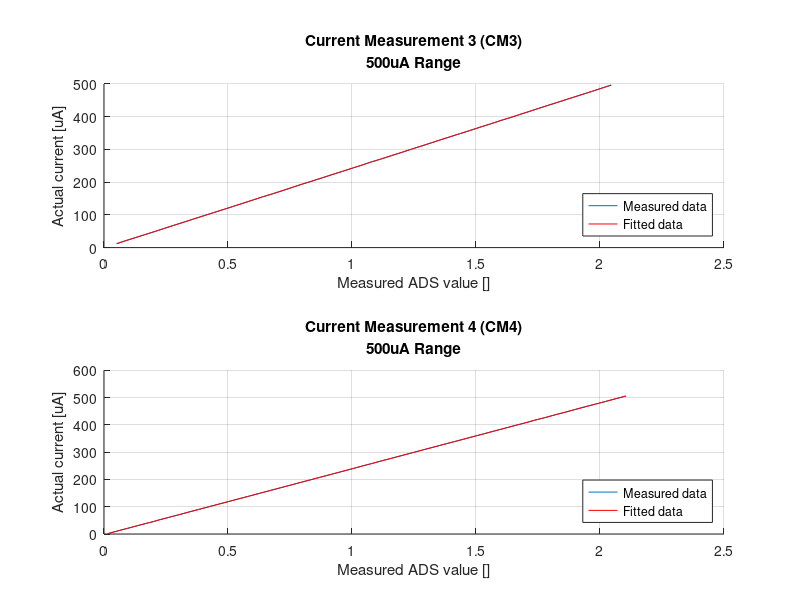
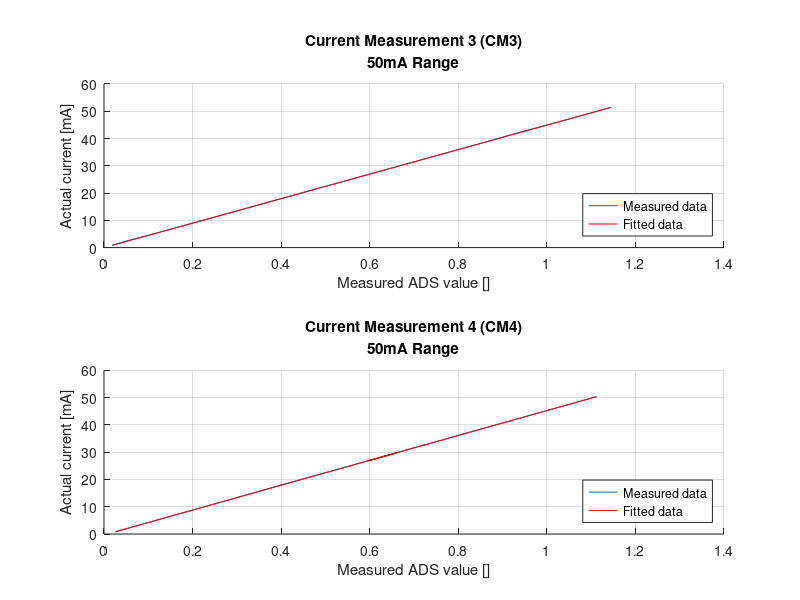

Source code (MATLAB) for these figures, in order:
files = dir('*.csv');
VM1 = [] 
VM2 = [] 
%vm1, vm2


CM3_500 = [
% 500mA range 
% [measured Value from ADS] <=> [applied Current]
%V - mA

0.05102234666707357,0.012;
0.0855872008300845,0.021;
0.12782842886679738,0.031;
0.16629078896170782,0.04;
0.20909545208322203,0.05;
0.24386820883338042,0.059;
0.2807341059425808,0.068;
0.3230996940589451,0.078;
0.35979774320787944,0.087;
0.40454829825056643,0.098;
0.44236482517109066,0.107;
0.485390360949409,0.117;
0.5217263925658613,0.126;
0.5590969779737699,0.135;
0.6029056770757834,0.146;
0.6384104798162827,0.155;
0.6802610798727408,0.164;
0.7169862135789,0.173;
0.763352305239145,0.185;
0.7976589024269289,0.194;
0.8344927558346238,0.202;
0.8797300699620818,0.213;
0.9190526508533547,0.223;
0.9620598759450983,0.233;
1.0026542866080215,0.243;
1.0440021057289561,0.253;
1.0774481006477403,0.262;
1.1147599392695564,0.27;
1.159480357973923,0.281;
1.1976203736905955,0.29;
1.2400569157174355,0.301;
1.278929358897086,0.31;
1.3196641514904135,0.32;
1.3548492801611338,0.329;
1.3924476047333123,0.338;
1.4342211473171034,0.348;
1.473062691213159,0.357;
1.5204362521076362,0.369;
1.5593388316256078,0.378;
1.6013931380702062,0.389;
1.6391757139260401,0.397;
1.6731004570042196,0.406;
1.7150796133393356,0.416;
1.7507534084580114,0.425;
1.790842367876953,0.435;
1.8248800268556737,0.443;
1.8700189210427935,0.454;
1.9074169724805645,0.463;
1.9454417834608726,0.472;
1.9707948363863863,0.478;
1.9785761152352543,0.48;
2.009341120461429,0.488;
2.045239221490642,0.497
]
CM4_500 = [0.01480419009544445,0.001;
0.05791097954543723,0.012;
0.09564816015747195,0.021;
0.13985130196611,0.032;
0.17894843252893478,0.041;
0.1987071892333162,0.045;
0.22232034546162008,0.052;
0.26064919013359167,0.061;
0.2999469753034614,0.07;
0.3427894042160356,0.081;
0.38118958427112015,0.09;
0.4266054275926789,0.101;
0.464277757856429,0.11;
0.5100704961433117,0.121;
0.5480048981086586,0.13;
0.5861792463626583,0.139;
0.6311007011467069,0.15;
0.6691453487041372,0.159;
0.7134106705526012,0.17;
0.7515747190454029,0.179;
0.7962905600781258,0.19;
0.834480930182878,0.199;
0.8723783293024393,0.208;
0.9176644719274287,0.219;
0.955559963683805,0.228;
1.0010189134133407,0.239;
1.0394805105629772,0.249;
1.0828150391772398,0.259;
1.1215882994712791,0.269;
1.1602822134568287,0.278;
1.2052078644398838,0.289;
1.2436793798780814,0.298;
1.2878409411692897,0.309;
1.3260656438113692,0.318;
1.3706098221574563,0.329;
1.4098583973571572,0.338;
1.448432910407337,0.347;
1.4917796461459816,0.358;
1.5308119263605213,0.367;
1.5752050415423704,0.378;
1.6133355204431183,0.387;
1.6581020973365588,0.398;
1.697472362307452,0.407;
1.7340559696652957,0.417;
1.7795439113152403,0.427;
1.8181111763853182,0.437;
1.8621003120446167,0.447;
1.9002590199205016,0.457;
1.9446013992416322,0.468;
1.9841326456653263,0.477;
2.0220075378993063,0.486;
2.0665707898772423,0.497;
2.104917182290514,0.506
]
CM3_50 = [0.018594502216356015,0.8;
0.04742086350146105,2.3;
0.10519603878813771,4.7;
0.17624646184129214,7.9;
0.2480819555813261,11.1;
0.32211625760084217,14.4;
0.3795935027580471,17.0;
0.4258691854033312,19.1;
0.49555965850569533,22.3;
0.5267873900405123,23.6;
0.5768175263788327,25.9;
0.6274225419810636,28.2;
0.7016300325777629,31.5;
0.7453357340677953,33.5;
0.7944736059082481,35.7;
0.8348368441531687,37.5;
0.876826300249483,39.4;
0.9125473979751432,41.1;
0.9414798086533251,42.4;
1.0113205819746545,45.4;
1.0978744344668159,49.3;
1.1446521351023486,51.4

]
CM4_50 = [0.025617794935569264,0.8;
0.1193440959479977,5.1;
0.13891516811499113,6.0;
0.20975616269045028,9.2;
0.26413317972701816,11.7;
0.33570698323809234,15.0;
0.3879485164529147,17.4;
0.45834051773466294,20.6;
0.5092785589489666,22.9;
0.5663129143746518,25.5;
0.6612324617955153,29.8;
0.5982215745664563,26.9;
0.7251928344179869,32.8;
0.718938972007538,32.4;
0.753453090309832,34.0;
0.8029365763593777,36.3;
0.8307268579624781,37.6;
0.9023609341501933,40.8;
0.9419333796186797,42.6;
0.9678899222558767,43.8;
1.0345000038147263,46.8;
1.112241075447658,50.4
]

CM3_500 = [1000* CM3_500(:,2),CM3_500(:,1)]
CM4_500 = [1000* CM4_500(:,2),CM4_500(:,1)]
CM3_50 = [ CM3_50(:,2),CM3_50(:,1)]
CM4_50 = [CM4_50(:,2),CM4_50(:,1)]


figure
subplot(2,1,1);
%Messung , VM1, VM2

hold on
title({'Current Measurement 3 (CM3)','500uA Range'})
plot(CM3_500(:,2),CM3_500(:,1))

p = polyfit(CM3_500(:,2), CM3_500(:,1),1)
poly = p(1)*CM3_500(:,2) + p(2)

plot(CM3_500(:,2), poly, 'r')
s = strcat(num2str(p(1)), ' * x ' ,num2str(p(2)))
 xlabel('Measured ADS value []');
 ylabel('Actual current [uA]');
 %legend({'500uA',  s},'Location','southeast');
legend({'Measured data','Fitted data' },'Location','southeast');
grid on;

subplot(2,1,2);
title({'Current Measurement 4 (CM4)','500uA Range'})
hold on
plot(CM4_500(:,2),CM4_500(:,1))

p = polyfit(CM4_500(:,2), CM4_500(:,1),1)
poly = p(1)*CM4_500(:,2) + p(2)

plot(CM4_500(:,2), poly, 'r')
s = strcat(num2str(p(1)), ' * x ' ,num2str(p(2)))
legend({'Measured data', 'Fitted data'},'Location','southeast');
xlabel('Measured ADS value []');
 ylabel('Actual current [uA]');
 grid on;





figure
subplot(2,1,1);
%Messung , VM1, VM2
title({'Current Measurement 3 (CM3)','50mA Range'})
hold on
plot(CM3_50(:,2),CM3_50(:,1))

p = polyfit(CM3_50(:,2), CM3_50(:,1),1)
poly = p(1)*CM3_50(:,2) + p(2)

plot(CM3_50(:,2), poly, 'r')
s = strcat(num2str(p(1)), ' * x ' ,num2str(p(2)))
legend({'Measured data', 'Fitted data'},'Location','southeast');
xlabel('Measured ADS value []');
 ylabel('Actual current [mA]');
 grid on;

subplot(2,1,2);
title({'Current Measurement 4 (CM4)', '50mA Range'})
hold on
plot(CM4_50(:,2),CM4_50(:,1))

p = polyfit(CM4_50(:,2), CM4_50(:,1),1)
poly = p(1)*CM4_50(:,2) + p(2)

plot(CM4_50(:,2), poly, 'r')
s = strcat(num2str(p(1)), ' * x ' ,num2str(p(2)))
legend({'Measured data', 'Fitted data'},'Location','southeast');
xlabel('Measured ADS value []');
 ylabel('Actual current [mA]');
 grid on;